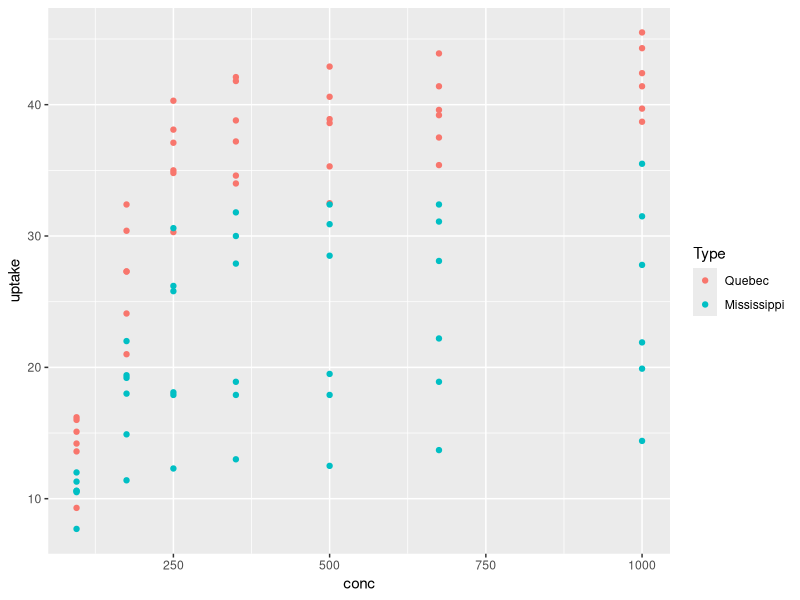

The R script that drew this image:
# library ggplot2
if(!require("ggplot2")){install.packages("ggplot2");library("ggplot2")}else{library("ggplot2")}

# load data CO2
dta = CO2

# plot with ggplot
img = ggplot(data = dta, aes(x = conc, y = uptake)) +
geom_point(aes(col = Type))

# print and save
ggsave("img.png", plot = img, device = "png", width = 20, height = 20, units = 'cm')